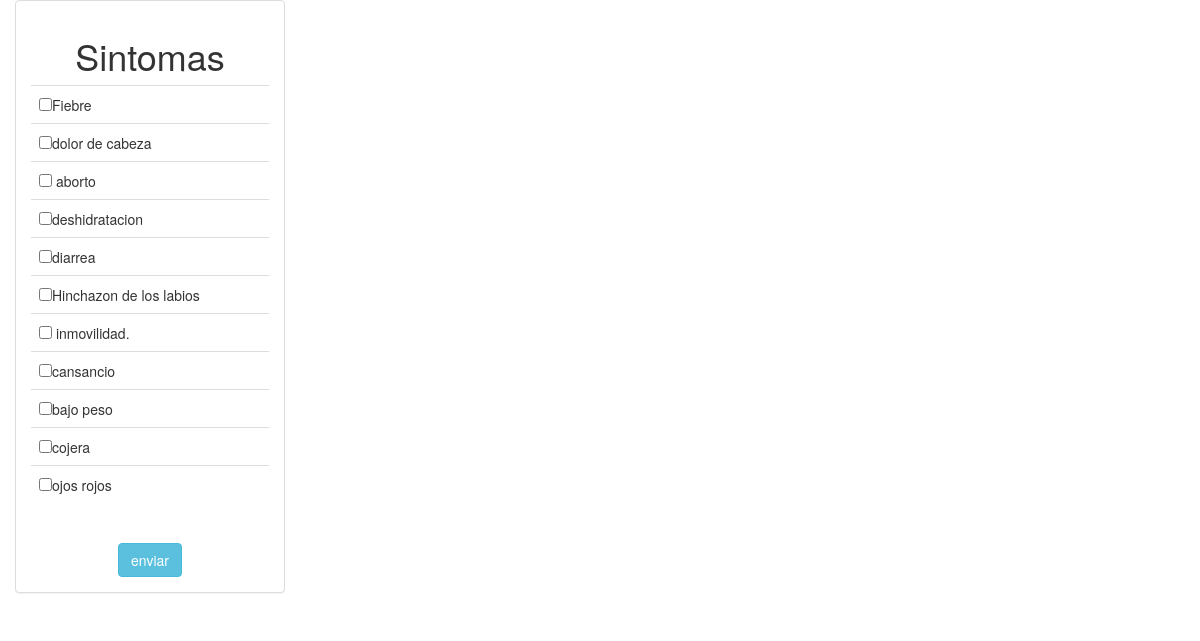
The page / on the database its author committed.
### tables this page shows
CREATE TABLE `tb_sintomas` (
  `id_sintomas` int(10) NOT NULL,
  `sintoma` varchar(30) NOT NULL
);

### config.php (called while the page is built, shortened)
<?php
	$servidor="localhost";
	$usuario="root";
	$clave="";
	$bd="bd_proyecto";
 ?>

### class/BD.php (the view, shortened to what this page needs)
<?php
include 'Graficos.php';
class BD extends Graficos
	{
		public $conexion;
		function BD ()
			{
				$this->conexion=$this->crear_conexion();
			}
		 function crear_conexion ()
			 {
			 	include('config.php');
			 	return mysqli_connect($servidor,$usuario,$clave,$bd);
			 }
		 function traer_informacion( $nombre_lista, $tabla, $campo_llave_primaria, $campo_a_mostrar,$method,$action )
	{
echo "<center>";
		$sql = "SELECT * FROM  $tabla ";
		$resultado = $this->conexion->query( $sql );
		$salida = "
				   <form action='$action' method='$method'>
					<table class='table table-fixed'>
						<thead>
						 <tr>
						 <center>
						        <h1>Sintomas</h1>
						        </center>
						      </tr>
						</thead>
						<tbody>";
								$contador=0;
							while( $fila = mysqli_fetch_assoc( $resultado ) )
							{
									$contador ++;
								$salida .=
									 "
									 <tr>
									 	<td>
											<input type='checkbox' name='$nombre_lista$contador' value='".$fila[ $campo_llave_primaria ]."'>".$fila[ $campo_a_mostrar ]."
										</td>
									 </tr>";
							}
		$salida .=" </tbody>
					</table>
					<input type='hidden' name='contador' value='".$contador."'>
					<br><center>
					<input class='btn btn-info' type='submit' value='enviar'>
				 </form>";
		return $salida;
	}
	}
 ?>
 <html>
 <head>
 </head>
 <body>
 </body>
 </html>

### index.php (shortened to what this page needs)
<!DOCTYPE html>
<html lang="ES">
<head>
	<link rel="stylesheet" type="text/css" href="css/estilo.css">
	<?php
		include 'class/BD.php';
		$nuevo_obj=new BD();
		echo $nuevo_obj->estilos("bootstrap");
	?>
</head>
<body>
	<div class="container-fluid">
		<div class="row">
			<div class="col-xs-12 col-md-3 col-lg-3 ">
				<div class="panel panel-default">
				  <div class="panel-body"  style="max-height: 10;overflow-y: scroll;">
				<?php
					echo $nuevo_obj->traer_informacion("sintoma","tb_sintomas","id_sintomas","sintoma","get","ver.php");
				?>
				  </div>
				 </div>
			</div>
		</div>
	</div>
</body>
</html>

### class/Graficos.php (shortened to what this page needs)
<?php
	class Graficos
	{
		function estilos($carpeta=null)
		{
			$salida=" <link rel='stylesheet'  type='text/css' href='$carpeta/css/bootstrap.css'>";
			return $salida;
		}
	}
 ?>

### rows shown on the page
tb_sintomas: sintoma "Fiebre"
tb_sintomas: sintoma "dolor de cabeza"
tb_sintomas: sintoma "aborto"
tb_sintomas: sintoma "deshidratacion"
tb_sintomas: sintoma "diarrea"
tb_sintomas: sintoma "Hinchazon de los labios"
tb_sintomas: sintoma "inmovilidad."
tb_sintomas: sintoma "cansancio"
tb_sintomas: sintoma "bajo peso"
tb_sintomas: sintoma "cojera"
tb_sintomas: sintoma "ojos rojos"
